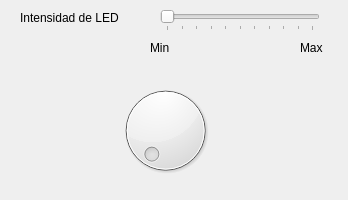
<?xml version="1.0" encoding="UTF-8"?>
<ui version="4.0">
 <class>MainWindow</class>
 <widget class="QMainWindow" name="MainWindow">
  <property name="windowModality">
   <enum>Qt::NonModal</enum>
  </property>
  <property name="geometry">
   <rect>
    <x>0</x>
    <y>0</y>
    <width>348</width>
    <height>200</height>
   </rect>
  </property>
  <property name="minimumSize">
   <size>
    <width>348</width>
    <height>69</height>
   </size>
  </property>
  <property name="maximumSize">
   <size>
    <width>348</width>
    <height>200</height>
   </size>
  </property>
  <property name="windowTitle">
   <string>Puertos</string>
  </property>
  <widget class="QWidget" name="centralwidget">
   <widget class="QSlider" name="horizontalSlider">
    <property name="geometry">
     <rect>
      <x>160</x>
      <y>10</y>
      <width>160</width>
      <height>21</height>
     </rect>
    </property>
    <property name="maximum">
     <number>100</number>
    </property>
    <property name="orientation">
     <enum>Qt::Horizontal</enum>
    </property>
    <property name="tickPosition">
     <enum>QSlider::TicksBelow</enum>
    </property>
    <property name="tickInterval">
     <number>10</number>
    </property>
   </widget>
   <widget class="QLabel" name="label">
    <property name="geometry">
     <rect>
      <x>20</x>
      <y>10</y>
      <width>121</width>
      <height>16</height>
     </rect>
    </property>
    <property name="text">
     <string>Intensidad de LED</string>
    </property>
   </widget>
   <widget class="QLabel" name="label_2">
    <property name="geometry">
     <rect>
      <x>150</x>
      <y>40</y>
      <width>31</width>
      <height>16</height>
     </rect>
    </property>
    <property name="text">
     <string>Min</string>
    </property>
   </widget>
   <widget class="QLabel" name="label_3">
    <property name="geometry">
     <rect>
      <x>300</x>
      <y>40</y>
      <width>31</width>
      <height>16</height>
     </rect>
    </property>
    <property name="text">
     <string>Max</string>
    </property>
   </widget>
   <widget class="QDial" name="dial">
    <property name="geometry">
     <rect>
      <x>110</x>
      <y>80</y>
      <width>111</width>
      <height>101</height>
     </rect>
    </property>
    <property name="maximum">
     <number>100</number>
    </property>
   </widget>
  </widget>
 </widget>
 <resources/>
 <connections/>
</ui>
